Frame 1 (no input): blank canvas, image omitted
Frame 60 (no input): blank canvas, image omitted
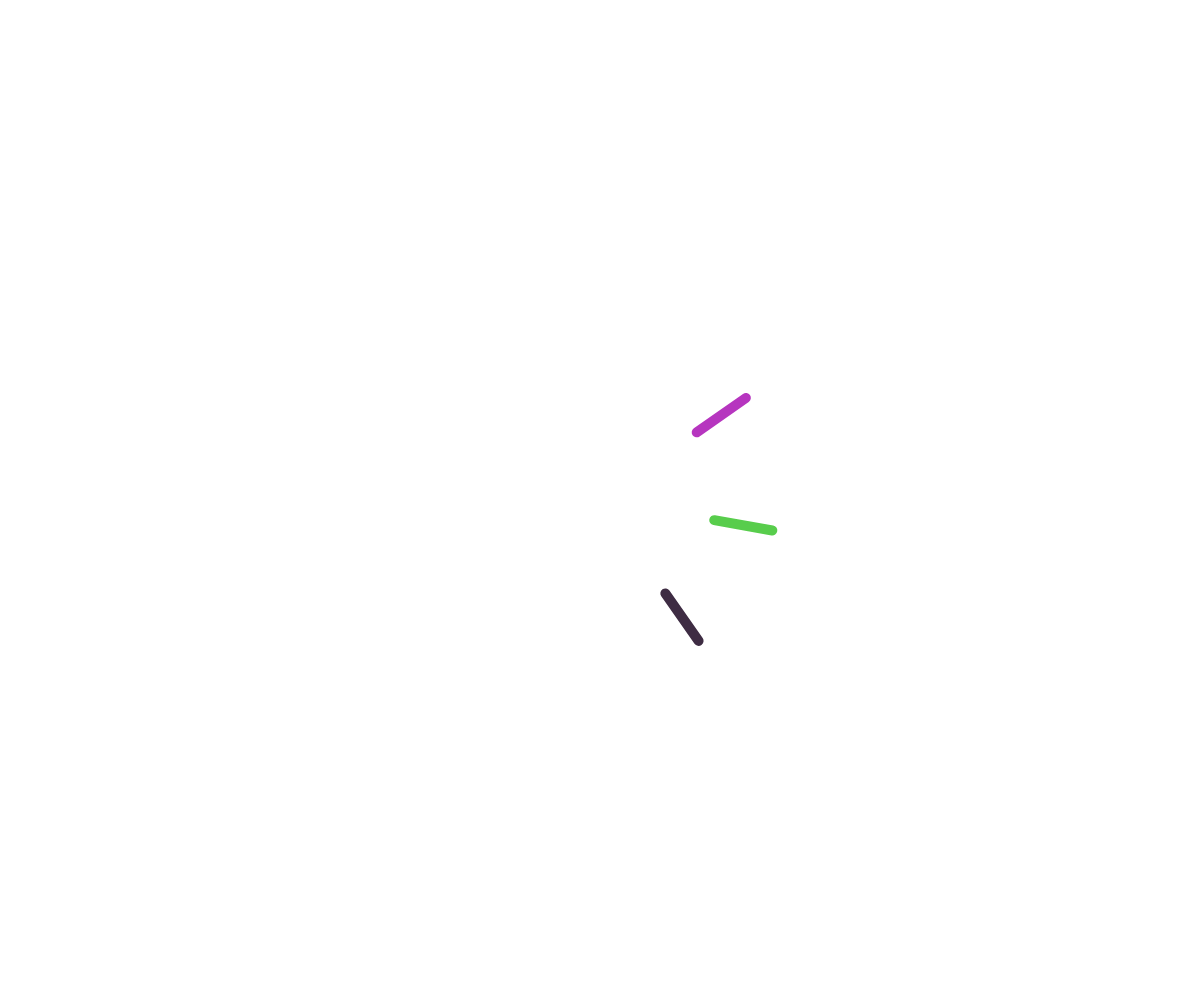
Frame 120 (the mouse pressed at the canvas centre since frame 60)

The p5.js sketch whose frames 1 and 60 were blank and that drew this single picture after the mouse press (run headless with seeded random() and noise() and a simulated clock; from frame 60 on, the mouse is pressed at the canvas centre):

// p5.js sketch
// ── sketch.js
let flechas = [];

function setup() {
  createCanvas(windowWidth, windowHeight);
}

function draw() {
  background(300);

  // Dibuja y actualiza cada flecha
  for (let i = flechas.length - 1; i >= 0; i--) {
    flechas[i].dibujar();
    flechas[i].actualizar();
  }
}

function mousePressed() {
  // Crea una nueva flecha en la posición del clic
  let nuevaFlecha = new Flecha(mouseX, mouseY);
  flechas.push(nuevaFlecha);
}

class Flecha {
  constructor(x, y, direccion) {
    this.x = x;
    this.y = y;
    this.longitud = 1; // Inicializa con longitud mínima
    this.maxLongitud = 100; // Longitud máxima de la flecha
    this.direccion = direccion || p5.Vector.random2D(); // Dirección aleatoria si no se proporciona
    this.color = color(random(255), random(255), random(255)); // Color aleatorio
    this.grosor = 10;
    this.vida = 100; // Establece una vida máxima para la flecha
    this.maxHijas = 3; // Número máximo de flechas hijas
  }

  dibujar() {
    push();
    translate(this.x, this.y);
    stroke(this.color, this.vida); // Cambia la opacidad con base en la vida
    strokeWeight(this.grosor);
    rotate(this.direccion.heading());
    line(0, 0, this.longitud, 0);
    pop();
  }

  actualizar() {
    // Aumenta la longitud de la flecha hasta el máximo
    if (this.longitud < this.maxLongitud) {
      this.longitud += 1;
    }

    // Reduz la vida de la flecha
    this.vida -= 1;

    // Crea una nueva flecha hija si la vida es mayor que cero y no ha alcanzado el límite
    if (this.vida > 0 && flechas.length < this.maxHijas) {
      let nuevaDireccion = this.direccion.copy().rotate(PI / 4); // Gira la dirección actual
      let nuevaFlecha = new Flecha(this.x, this.y, nuevaDireccion);
      flechas.push(nuevaFlecha);
    }

    // Mueve la flecha en su dirección
    this.x += this.direccion.x * 2;
    this.y += this.direccion.y * 2;

    // Elimina la flecha si sale de la pantalla o si su vida llega a cero
    if (this.x < 0 || this.x > width || this.y < 0 || this.y > height || this.vida <= 0) {
      flechas.splice(flechas.indexOf(this), 1);
    }
  }
}
